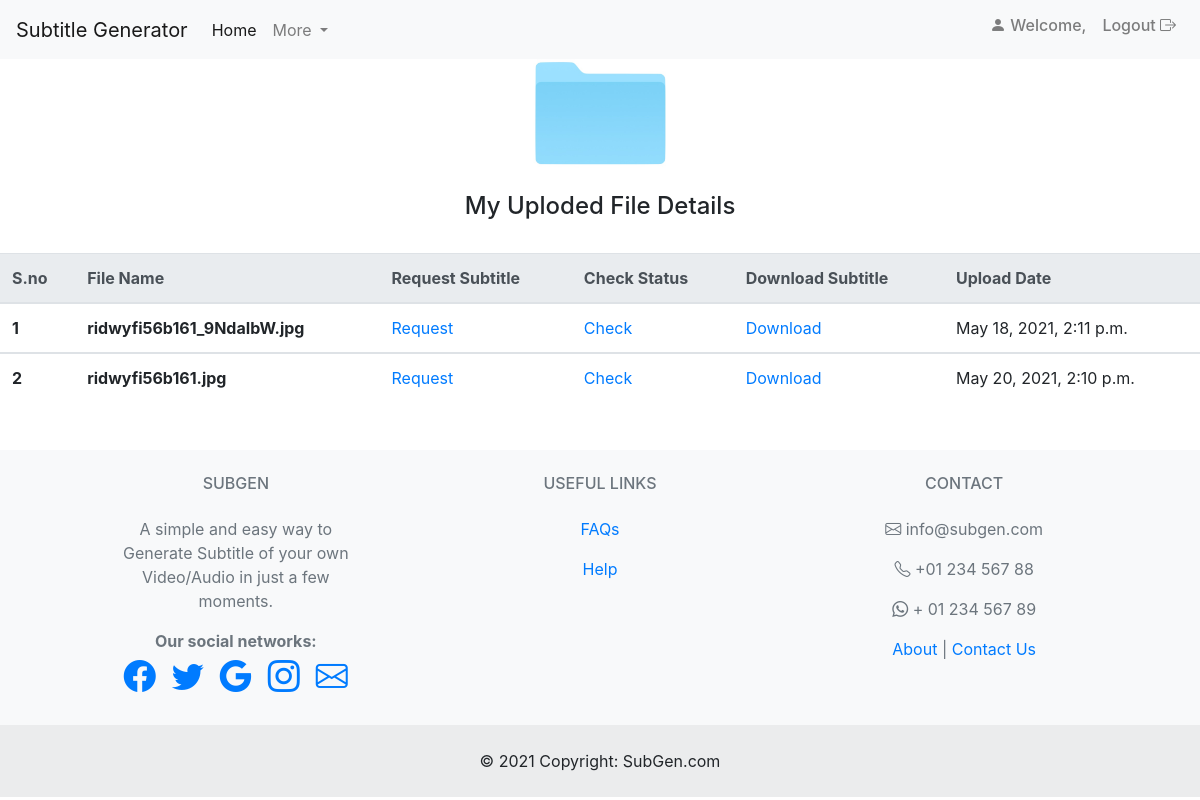
/user_files/ (signed in), run on the app's committed database.
### vtt/models.py (models this page shows, shortened)
class Files(models.Model):
    user = models.ForeignKey(User, on_delete=models.CASCADE, null =True,blank = True)
    File_name = models.CharField(max_length =200)
    FileS3 = models.CharField(max_length=200)
    Job_id = models.CharField(max_length=200)
    status_to_s3 = models.BooleanField(default = False)
    status_of_job = models.BooleanField(default = False)
    Logtime = models.DateTimeField(auto_now_add=True)
    class Meta:
        ordering = ['Logtime']

### vtt/views.py (the view)
# urls.py: path('user_files/',views.get_user_file_list),
def get_user_file_list(request):
    user = request.user.id
    user_up_files = Files.objects.filter(user = user)
    return render(request, 'vtt/filesname.html', {'user_up_files':user_up_files})

### vtt/templates/vtt/filesname.html (shortened to what this page needs)
{% extends 'base.html' %}
{% block home %}
  <li class="nav-item active">
    <a class="nav-link" href="/up">Home </a>
  </li>
{% endblock home %}
{% load static %}
{% block loginLogout %}
  <ul class="navbar-nav ml-auto">
    <li class="nav-item ">
      <a class="nav-link " href="/up" ><h6><i class="bi bi-person-fill" style="font-size: 1rem;"></i> Welcome, {{request.user.first_name}}</h6></a>
    </li>
    <li class="nav-item ">
      <a class="nav-link " href="/logout" ><h6>Logout <i class="bi bi-box-arrow-right" style="font-size: 1rem;"></i></h6></a>
    </li>
  </ul>
{% endblock loginLogout %}
{% block body %}
<div class="col-md-3 mx-auto text-center">
  <img src="/static/img/folder.jpg" class="rounded w-50" alt="Contact Image">
</div>
<h4 class="featurette-heading text-center py-4">My Uploded File Details </h4>
<table class="table mx-10 table-hover">
    <thead class="thead-light">
      <tr>
        <th scope="col">S.no</th>
        <th scope="col">File Name</th>
        <th scope="col">Request Subtitle</th>
        <th scope="col">Check Status</th>
        <th scope="col">Download Subtitle</th>
        <th scope="col">Upload Date</th>
      </tr>
    </thead>
    {% for Files in user_up_files %}
    <tbody>
        <tr>
        <th scope="row">{{forloop.counter}}</th>
        <th scope="row">{{Files.File_name}}</th>
            <td><a href="{% url 'f_idx_for_srt_cli' forloop.counter %}"> Request</a></td>
            <td><a href="{% url 'f_idx_for_status' forloop.counter %}"> Check</a></td>
            <td><a href="{% url 'f_idx_for_get_srt' forloop.counter %}"> Download</a></td>
            <td>{{Files.Logtime}}</td>
        {% empty %}
        <h4 class="featurette-heading">Upload file to get started <span class="text-muted"></span></h4>
        {% endfor %}
      </tr>
    </tbody>
  </table>
  {% include 'footer.html' %}
{% endblock body %}

### data on the page
Files: File_name "ridwyfi56b161_9NdaIbW.jpg", Logtime "May 18, 2021, 2:11 p.m."
Files: File_name "ridwyfi56b161.jpg", Logtime "May 20, 2021, 2:10 p.m."
